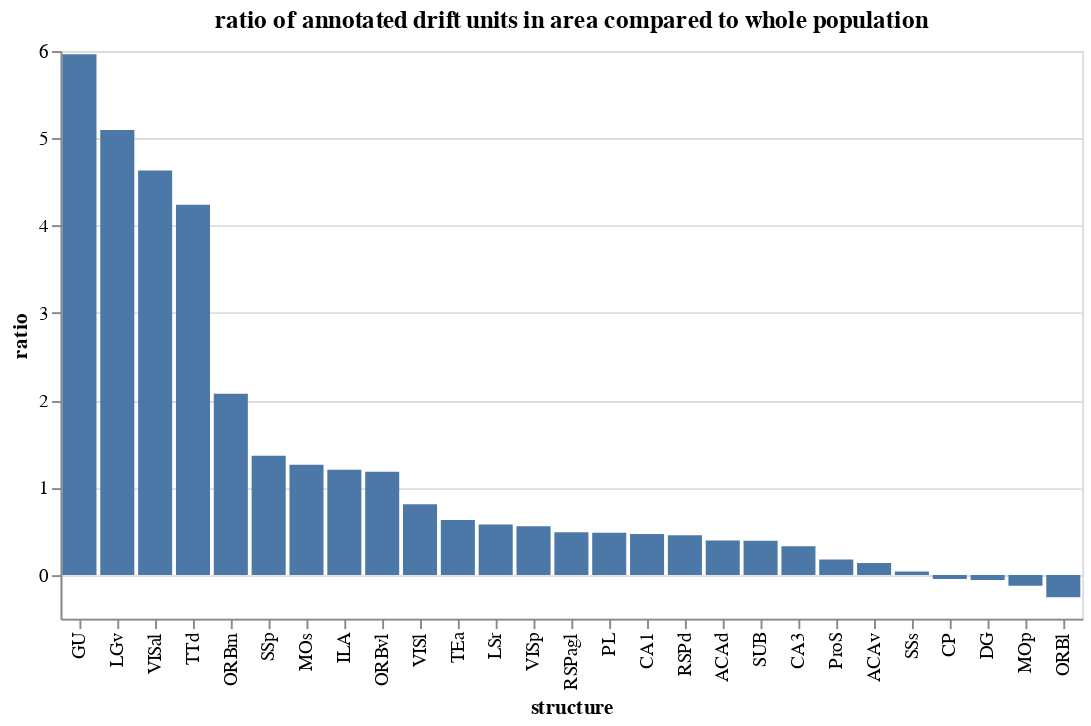

Notebook code for this chart:
### Code cell
import altair as alt
import polars as pl

df = (
    pl.read_parquet('//allen/programs/mindscope/workgroups/dynamicrouting/ben/unit_drift.parquet')
    .filter(pl.col('drift_rating') == 1)
    .join(
        pl.scan_parquet('s3://aind-scratch-data/dynamic-routing/cache/nwb_components/v0.0.261/consolidated/units.parquet').select('unit_id', 'structure').collect(),
        on='unit_id',
        how='right',
    )
)

(
    df
    .filter(pl.col('drift_rating') == 1)['structure'].value_counts(name='fraction_annotated')
    .filter(pl.col('fraction_annotated') > 10)
    .with_columns(
        fraction_annotated=pl.col('fraction_annotated') / pl.col('fraction_annotated').sum()
    )
    .join(
        df.filter(pl.col('drift_rating').is_null())['structure'].value_counts(name='fraction_unannotated', normalize=True),
        on='structure',
    )
    .with_columns(
        diff=pl.col('fraction_annotated') / pl.col('fraction_unannotated') - 1,
    )
    .drop('fraction_annotated', 'fraction_unannotated')
    .sort('diff')
).plot.bar(x=alt.X('structure:N', sort='-y'), y=alt.Y('diff', title='ratio')).properties(title='ratio of annotated drift units in area compared to whole population')

### Figure 1 — Vega-Lite specification as saved in the notebook (floating-point values rounded to 4 significant figures)
{"config": {"view": {"continuousWidth": 300, "continuousHeight": 300}}, "data": {"name": "data-5515b89e887f8d5f73028004ead4a6b7"}, "mark": {"type": "bar", "tooltip": true}, "encoding": {"x": {"field": "structure", "sort": "-y", "type": "nominal"}, "y": {"field": "diff", "title": "ratio", "type": "quantitative"}}, "params": [{"name": "param_10", "select": {"type": "interval", "encodings": ["x", "y"]}, "bind": "scales"}], "title": "ratio of annotated drift units in area compared to whole population", "$schema": "https://vega.github.io/schema/vega-lite/v5.20.1.json", "datasets": {"data-5515b89e887f8d5f73028004ead4a6b7": [{"structure": "ORBl", "diff": -0.2536}, {"structure": "MOp", "diff": -0.1239}, {"structure": "DG", "diff": -0.05624}, {"structure": "CP", "diff": -0.04468}, {"structure": "SSs", "diff": 0.04138}, {"structure": "ACAv", "diff": 0.1382}, {"structure": "ProS", "diff": 0.1769}, {"structure": "CA3", "diff": 0.3283}, {"structure": "SUB", "diff": 0.3926}, {"structure": "ACAd", "diff": 0.3941}, {"structure": "RSPd", "diff": 0.4562}, {"structure": "CA1", "diff": 0.4694}, {"structure": "PL", "diff": 0.485}, {"structure": "RSPagl", "diff": 0.4904}, {"structure": "VISp", "diff": 0.5588}, {"structure": "LSr", "diff": 0.5773}, {"structure": "TEa", "diff": 0.6293}, {"structure": "VISl", "diff": 0.8093}, {"structure": "ORBvl", "diff": 1.182}, {"structure": "ILA", "diff": 1.206}, {"structure": "MOs", "diff": 1.263}, {"structure": "SSp", "diff": 1.367}, {"structure": "ORBm", "diff": 2.076}, {"structure": "TTd", "diff": 4.239}, {"structure": "VISal", "diff": 4.632}, {"structure": "LGv", "diff": 5.096}, {"structure": "GU", "diff": 5.964}]}}
